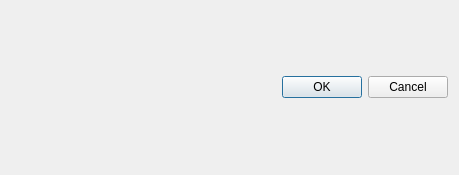
<?xml version="1.0" encoding="UTF-8"?>
<ui version="4.0">
 <class>ChordDiagramDialog</class>
 <widget class="QDialog" name="ChordDiagramDialog">
  <property name="windowModality">
   <enum>Qt::WindowModal</enum>
  </property>
  <property name="geometry">
   <rect>
    <x>0</x>
    <y>0</y>
    <width>459</width>
    <height>175</height>
   </rect>
  </property>
  <property name="windowTitle">
   <string>Chord Diagram</string>
  </property>
  <property name="modal">
   <bool>true</bool>
  </property>
  <layout class="QVBoxLayout" name="verticalLayout">
   <item>
    <widget class="QDialogButtonBox" name="buttonBox">
     <property name="orientation">
      <enum>Qt::Horizontal</enum>
     </property>
     <property name="standardButtons">
      <set>QDialogButtonBox::Cancel|QDialogButtonBox::Ok</set>
     </property>
    </widget>
   </item>
  </layout>
 </widget>
 <resources/>
</ui>
